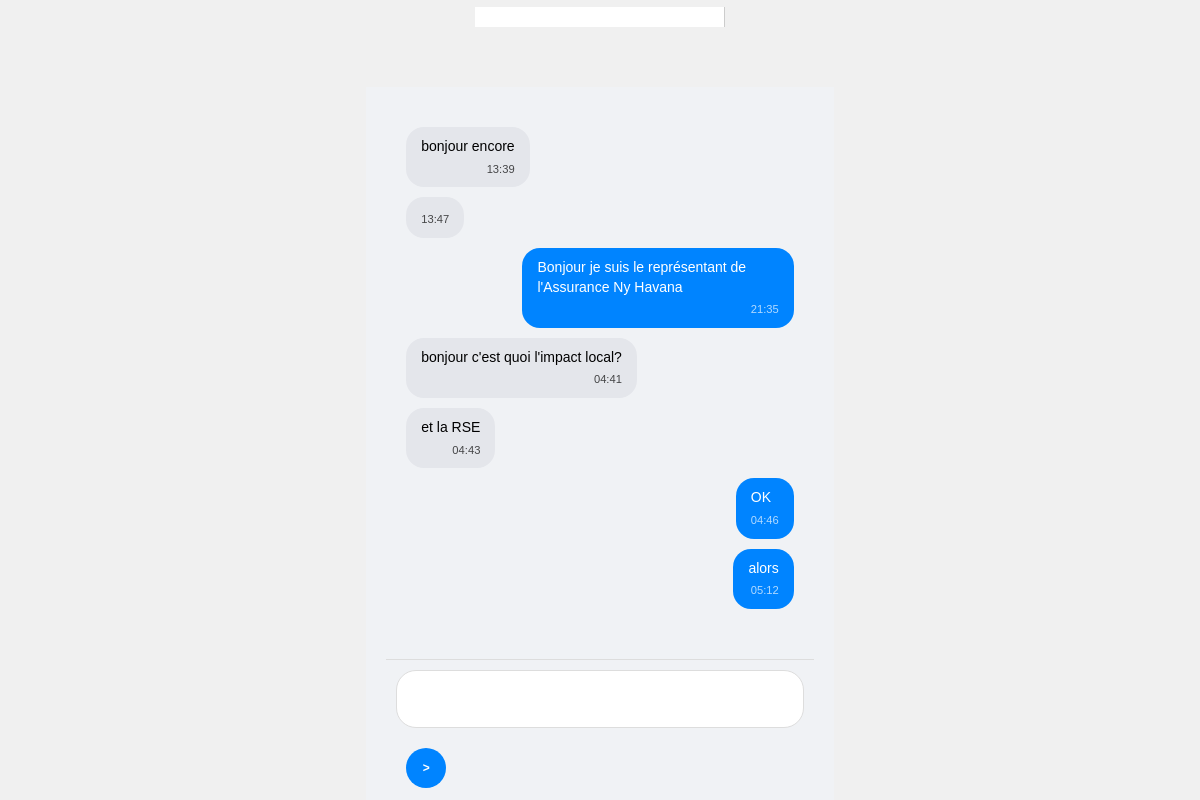
Page /homechatentreprise.php?id_users=1 (signed in) on the committed database.
### tables this page shows
CREATE TABLE `messages` (
  `id` int(11) NOT NULL,
  `expediteur_id` int(11) NOT NULL,
  `expediteur_type` enum('user','assurance') NOT NULL,
  `destinataire_id` int(11) NOT NULL,
  `destinataire_type` enum('user','assurance') NOT NULL,
  `contenu` text NOT NULL,
  `date_envoi` datetime DEFAULT current_timestamp(),
  `message` text NOT NULL
);

### discussionassurance.php (the view, shortened to what this page needs)
<?php
$assurance_id = $_SESSION['id_assurances'];
$query = $bdd->prepare("
    SELECT m.*,
           u.nom as expediteur_nom,
           a.nom as destinataire_nom
    FROM messages m
    LEFT JOIN users u ON m.expediteur_type = 'user' AND m.expediteur_id = u.id_users
    LEFT JOIN assurances a ON m.expediteur_type = 'assurance' AND m.expediteur_id = a.id_assurances
    WHERE (m.expediteur_id = ? AND m.destinataire_id = ?)
       OR (m.expediteur_id = ? AND m.destinataire_id = ?)
    ORDER BY m.date_envoi ASC
");
$query->execute([$assurance_id, $id_user, $id_user, $assurance_id]);
$messages = $query->fetchAll();
?>
<div style="flex: 1; overflow-y: auto; padding: 20px;">
    <?php foreach ($messages as $msg): ?>
        <div style="
            display: flex;
            justify-content: <?= $msg['expediteur_type'] === 'assurance' ? 'flex-end' : 'flex-start' ?>;
            margin-bottom: 10px;
        ">
            <div style="
                background: <?= $msg['expediteur_type'] === 'assurance' ? '#0084ff' : '#e4e6eb' ?>;
                color: <?= $msg['expediteur_type'] === 'assurance' ? 'white' : 'black' ?>;
                padding: 10px 15px;
                border-radius: 18px;
                max-width: 70%;
                word-break: break-word;
                overflow-wrap: break-word;
                font-size: 14px;
                line-height: 1.4;
            ">
                <?= htmlspecialchars($msg['message']) ?>
                <div style="font-size: 0.8em; text-align: right; margin-top: 5px; opacity: 0.7;">
                    <?= date('H:i', strtotime($msg['date_envoi'])) ?>
                </div>
            </div>
        </div>
    <?php endforeach; ?>
</div>
<form action="envoyer_messageassurance.php" method="post" style="display: flex; padding: 10px; border-top: 1px solid #ddd;">
    <textarea name="message" style="flex: 1; padding: 10px; border: 1px solid #ddd; border-radius: 20px;"></textarea>
    <button type="submit" style="
        background: #0084ff; color: white; border: none;
        border-radius: 50%; width: 40px; height: 40px;
        margin-left: 10px;
    ">
        >
    </button>
</form>

### css/navchat.css (style rules this page uses)
body { font-family: Arial, sans-serif; background: #f0f0f0; display: flex; height: 100vh; margin: 0; }
form { display: flex; gap: 10px; }
textarea { flex: 1; padding: 10px; border-radius: 5px; resize: none; }
button { padding: 10px 20px; border: none; background: #0084ff; color: white; border-radius: 5px; cursor: pointer; }
form { margin-top: 20px; display: flex; flex-direction: column; }
textarea { padding: 10px; resize: none; height: 80px; font-size: 16px; }
button { margin-top: 10px; padding: 1vw; background-color: #28a745; color: white; font-weight: bold; border: none; border-radius: 1vw; font-size: 1vw; }
:root { --default-font-family: -apple-system, BlinkMacSystemFont, "Segoe UI", Roboto, Ubuntu, "Helvetica Neue", Helvetica, Arial, "PingFang SC", "Hiragino Sans GB", "Microsoft Yahei UI", "Microsoft Yahei", "Source Han Sans CN", sans-serif; }
.main-container, .main-container * { box-sizing: border-box; }
input, select, textarea, button { outline: 0; }

### homechatentreprise.php (style rules this page uses)
body { margin: 0; font-family: Arial; }

### rows in the picture
messages: message "bonjour encore", date_envoi "13:39"
messages: date_envoi "13:47"
messages: message "Bonjour je suis le représentant de l'Assurance Ny Havana", date_envoi "21:35"
messages: message "bonjour c'est quoi l'impact local?", date_envoi "04:41"
messages: message "et la RSE", date_envoi "04:43"
messages: message "OK", date_envoi "04:46"
messages: message "alors", date_envoi "05:12"
